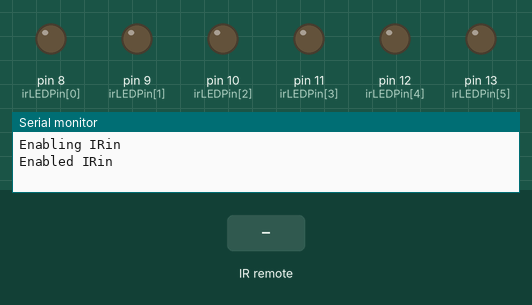
This sketch was run on a simulated Arduino Uno, built with avr-gcc and run on an emulated ATmega328P. Shown: output pins drawn as LEDs (lit = HIGH), the last lines printed to the serial monitor. Inputs (shaded band) come from the test bench.

Above: at 1.2 s.
1.3 s: infrared code 0xFF6897 received
At 1.9 s:
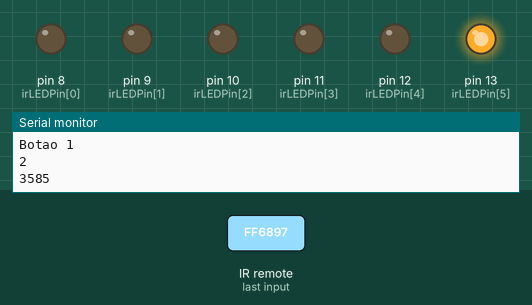
4.3 s: infrared code 0xFF18E7 received
At 6.0 s:
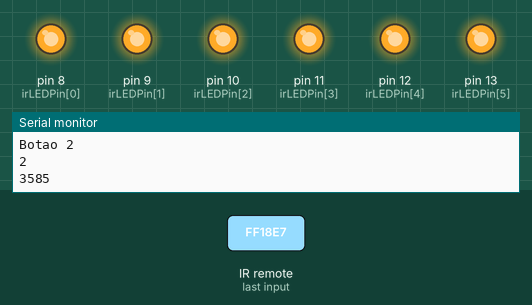
7.3 s: infrared code 0xFF7A85 received
At 9.4 s:
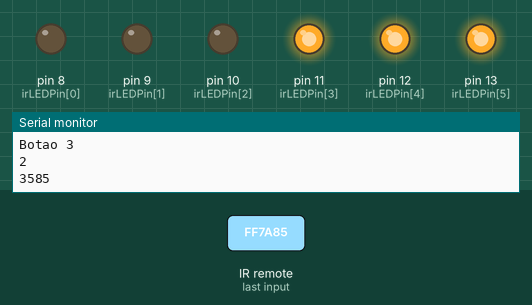
10.3 s: infrared code 0xFF30CF received
At 12.8 s:
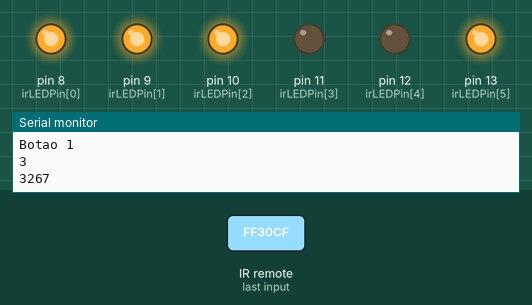
13.3 s: infrared code 0xFF10EF received
At 14.1 s:
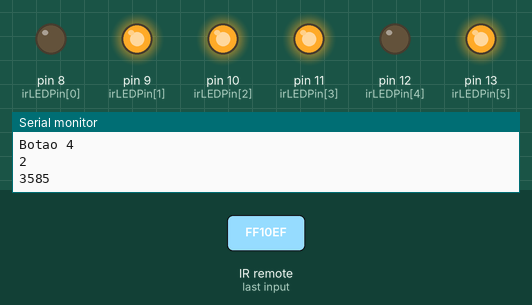
16.3 s: infrared code 0xFF5AA5 received
At 21.3 s:
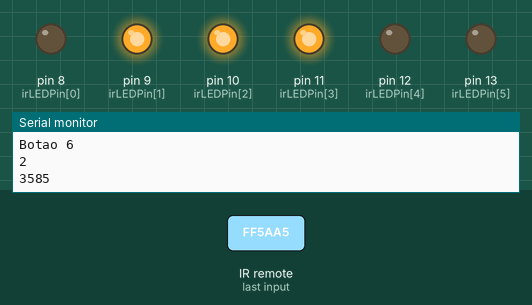
Timing chart, 0 to 23.7 s (numbered marks = the images above; inputs shaded):
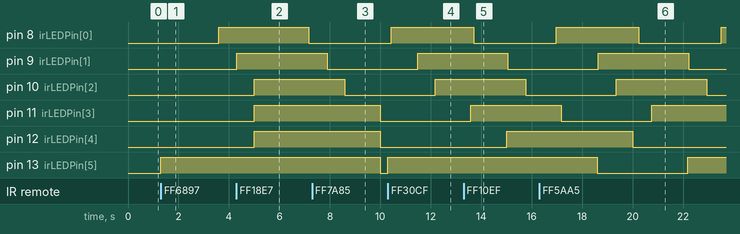

Measured:
- after the input at 1.3 s, pin 8 (irLEDPin[0]): LOW → HIGH after 2.3 s; pin 13 (irLEDPin[5]): LOW → HIGH at once
- after the input at 4.3 s, pin 9 (irLEDPin[1]): LOW → HIGH after 0.00 s instead of 0.70 s
- after the input at 7.3 s, pin 10 (irLEDPin[2]): HIGH → LOW after 1.3 s instead of 2.7 s
- after the input at 10.3 s, pin 8 (irLEDPin[0]): LOW → HIGH after 0.14 s instead of 0.46 s; pin 13 (irLEDPin[5]): LOW → HIGH at once
- after the input at 13.3 s, pin 11 (irLEDPin[3]): LOW → HIGH after 0.29 s instead of 1.7 s
- after the input at 16.3 s, pin 13 (irLEDPin[5]): HIGH → LOW after 2.3 s instead of 3.7 s

The sketch:

blinkwithir.ino
```cpp
#include <IRremote.h>

const int CEILING = 5000;
const int FLOOR = 300;
const int COEFICIENT = 1000;

const int IRPIN = 4; //pino do receptor IR

// leds counterroláveis
const int irLEDPin[6] = {8,9,10,11,12,13};

//const int BUTTON[7] = {16738455, 16724175, 16718055, 16743045, 16716015, 16726215, 16734885};

int ledState[6] = {LOW, LOW, LOW, LOW, LOW, LOW}; // ledState used to set the LED
int counter[6] = {1, 1, 1, 1, 1, 1};
unsigned long blink_time[6] = {CEILING, CEILING, CEILING, CEILING, CEILING, CEILING};
unsigned long interval[6] = {0,0,0,0,0,0}; // interval at which to blink (milliseconds)
unsigned long previousMillis[6] = {0, 0, 0, 0, 0, 0}; // will store last time LED was updated

void blinkar(int button) {
  Serial.print("Botao ");
  Serial.println(button + 1);
  counter[button] = counter[button] + 1;
  if (blink_time[button] >= FLOOR)
    blink_time[button] = CEILING - (sqrt(counter[button])*COEFICIENT);
    Serial.println(counter[button]);
    Serial.println(blink_time[button]);
}

IRrecv irrecv(IRPIN);

decode_results result;

void setup() {
  Serial.begin(9600);
  Serial.println("Enabling IRin");
  irrecv.enableIRIn();
  Serial.println("Enabled IRin");

  // set the digital pin as output:
  pinMode(irLEDPin[0], OUTPUT);
  pinMode(irLEDPin[1], OUTPUT);
  pinMode(irLEDPin[2], OUTPUT);
  pinMode(irLEDPin[3], OUTPUT);
  pinMode(irLEDPin[4], OUTPUT);
  pinMode(irLEDPin[5], OUTPUT);
  pinMode(LED_BUILTIN, OUTPUT);
}

void toggleLED (int n, unsigned long currentMillis )
  {
    previousMillis[n] = currentMillis;

    if (ledState[n] == LOW)
      ledState[n] = HIGH;
    else
      ledState[n] = LOW;

    digitalWrite(irLEDPin[n], ledState[n]);
  }

void loop()
{
  if (irrecv.decode(&result))
  {
    //Serial.println(result.value);
    irrecv.resume();
    digitalWrite(LED_BUILTIN, LOW);
    switch (result.value) {
      case 16738455:
        Serial.println("Botao 0");
        for (int i = 0; i < 6; i++) {
          ledState[i] = LOW;
          counter[i] = 1;
          blink_time[i] = CEILING;
          interval[i] = 0;
          previousMillis[i] = 0;
        }
      case 16724175:
        blinkar(0);
        digitalWrite(LED_BUILTIN, HIGH);
      	break;
      case 16718055:
        blinkar(1);
        digitalWrite(LED_BUILTIN, HIGH);
        break;
      case 16743045:
        blinkar(2);
        digitalWrite(LED_BUILTIN, HIGH);
        break;
      case 16716015:
        blinkar(3);
        digitalWrite(LED_BUILTIN, HIGH);
        break;
      case 16726215:
        blinkar(4);
        digitalWrite(LED_BUILTIN, HIGH);
        break;
      case 16734885:
        blinkar(5);
        digitalWrite(LED_BUILTIN, HIGH);
        break;
    }
    delay(1);
  }
  unsigned long currentMillis = millis();

  if (currentMillis - previousMillis[0] > blink_time[0]) {
  toggleLED (0, currentMillis);
  }
  if (currentMillis - previousMillis[1] > blink_time[1]) {
    toggleLED (1, currentMillis);
  }
  if (currentMillis - previousMillis[2] > blink_time[2]) {
    toggleLED (2, currentMillis);
  }
  if (currentMillis - previousMillis[3] > blink_time[3]) {
    toggleLED (3, currentMillis);
  }
  if (currentMillis - previousMillis[4] > blink_time[4]) {
    toggleLED (4, currentMillis);
  }
  if (currentMillis - previousMillis[5] > blink_time[5]) {
    toggleLED (5, currentMillis);
  }
}
```
